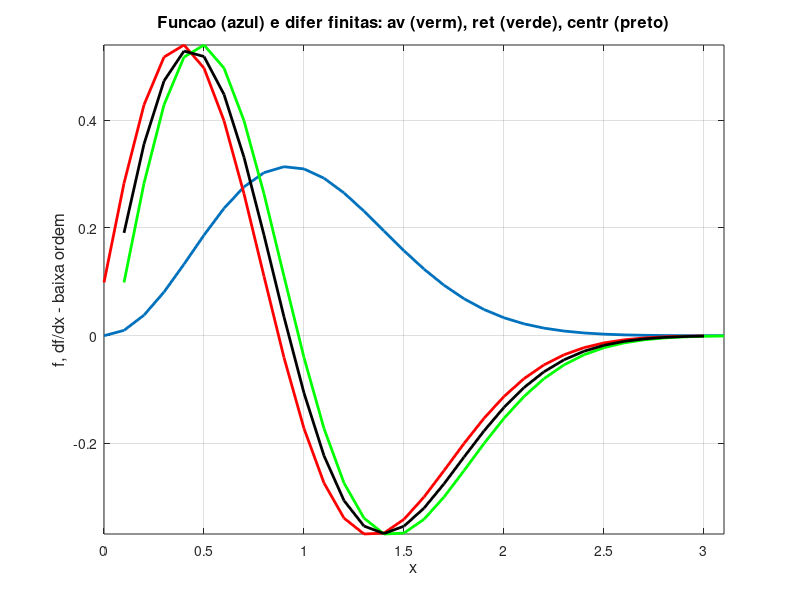
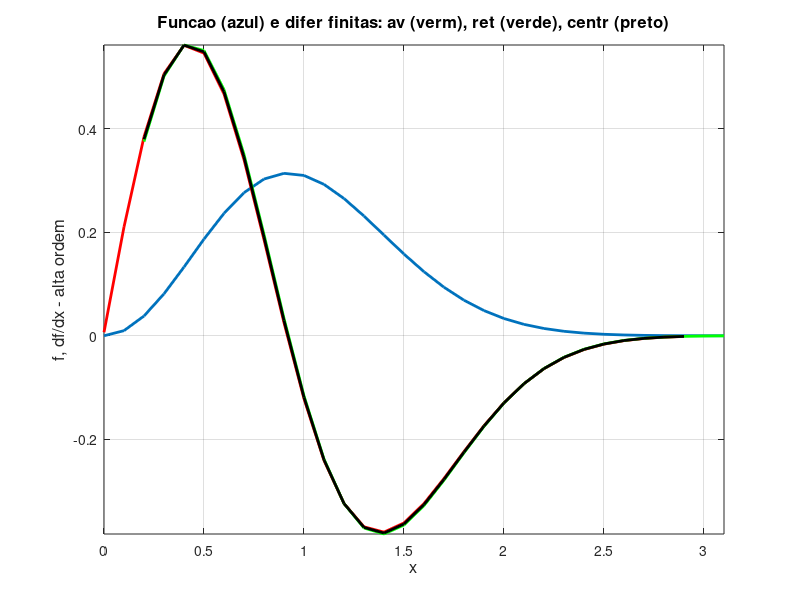

The MATLAB source for these figures, in order:
% Exercicio 01.02 - exc01
clear all; close all;

% configurando os parametros gerais
dx = 0.1;
x = 0:dx:pi;
f = x.*sin(x).*exp(-x.^2);

% criando as matrizes para as derivadas
jmax = size(x,2);
% primeira ordem
dfava1 = zeros(jmax, 2);  % dif finita avancada de 1a ordem (1.2)
dfret1 = zeros(jmax, 2);  % dif finita retardada de 1a ordem (1.4)
dfcen1 = zeros(jmax, 2);  % dif finita centrada de 1a ordem  (1.5)

% alta ordem
dfava2 = zeros(jmax, 2);  % dif finita avancada de 2a ordem (1.8)
dfret2 = zeros(jmax, 2);  % dif finita retardada de 2a ordem (1.9)
dfcen2 = zeros(jmax, 2);  % dif finita centrada de 3a ordem  (1.10)

%% realizando os cálculos das derivadas de primeira ordem
dfava1(1:jmax-1) = (f(2:jmax) - f(1:jmax-1))/(dx);
dfret1(2:jmax)   = (f(2:jmax) - f(1:jmax-1))/(dx);
dfcen1(2:jmax-1) = (f(3:jmax) - f(1:jmax-2))/(2*dx);

% plotar as derivadas de primeira ordem
figure(1);
plot(x,f,'LineWidth',2)
grid on
hold
plot(x(1:jmax-1),dfava1(1:jmax-1),'r','LineWidth',2)
plot(x(2:jmax),dfret1(2:jmax),'g','LineWidth',2)
plot(x(2:jmax-1),dfcen1(2:jmax-1),'k','LineWidth',2)
axis([x(1) x(jmax) -inf inf])
title('Funcao (azul) e difer finitas: av (verm), ret (verde), centr (preto)','fontsize',12)
ylabel('f, df/dx - baixa ordem','fontsize',12)
xlabel('x','fontsize',12)

%% realizando os cálculos das derivadas de alta ordem
dfava2(1:jmax-2) = (-3*f(1:jmax-2) + 4*f(2:jmax-1) - f(3:jmax))/(2*dx);
dfret2(3:jmax)   = (3*f(3:jmax) - 4*f(2:jmax-1) + f(1:jmax-2))/(2*dx);
dfcen2(3:jmax-2) = 2*( (f(4:jmax-1) - f(2:jmax-3)) / (2*dx) ) - (f(5:jmax) - f(1:jmax-4)) / (4*dx);

% plotar as derivadas de alta ordem
figure(2);
plot(x,f,'LineWidth',2)
grid on
hold
plot(x(1:jmax-2),dfava2(1:jmax-2),'r','LineWidth',2)
plot(x(3:jmax),dfret2(3:jmax),'g','LineWidth',2)
plot(x(3:jmax-2),dfcen2(3:jmax-2),'k','LineWidth',2)
axis([x(1) x(jmax) -inf inf])
title('Funcao (azul) e difer finitas: av (verm), ret (verde), centr (preto)','fontsize',12)
ylabel('f, df/dx - alta ordem','fontsize',12)
xlabel('x','fontsize',12)
